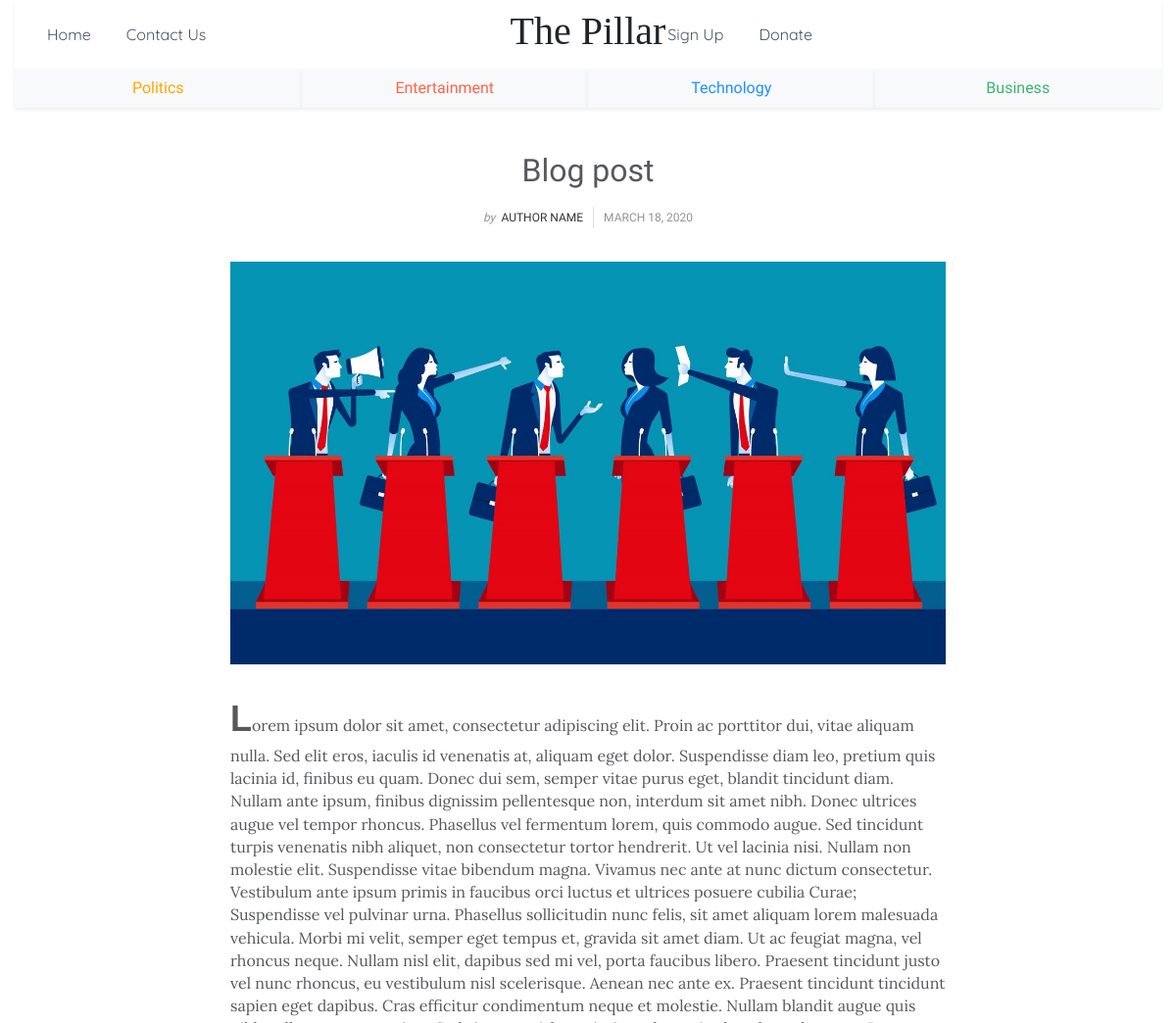
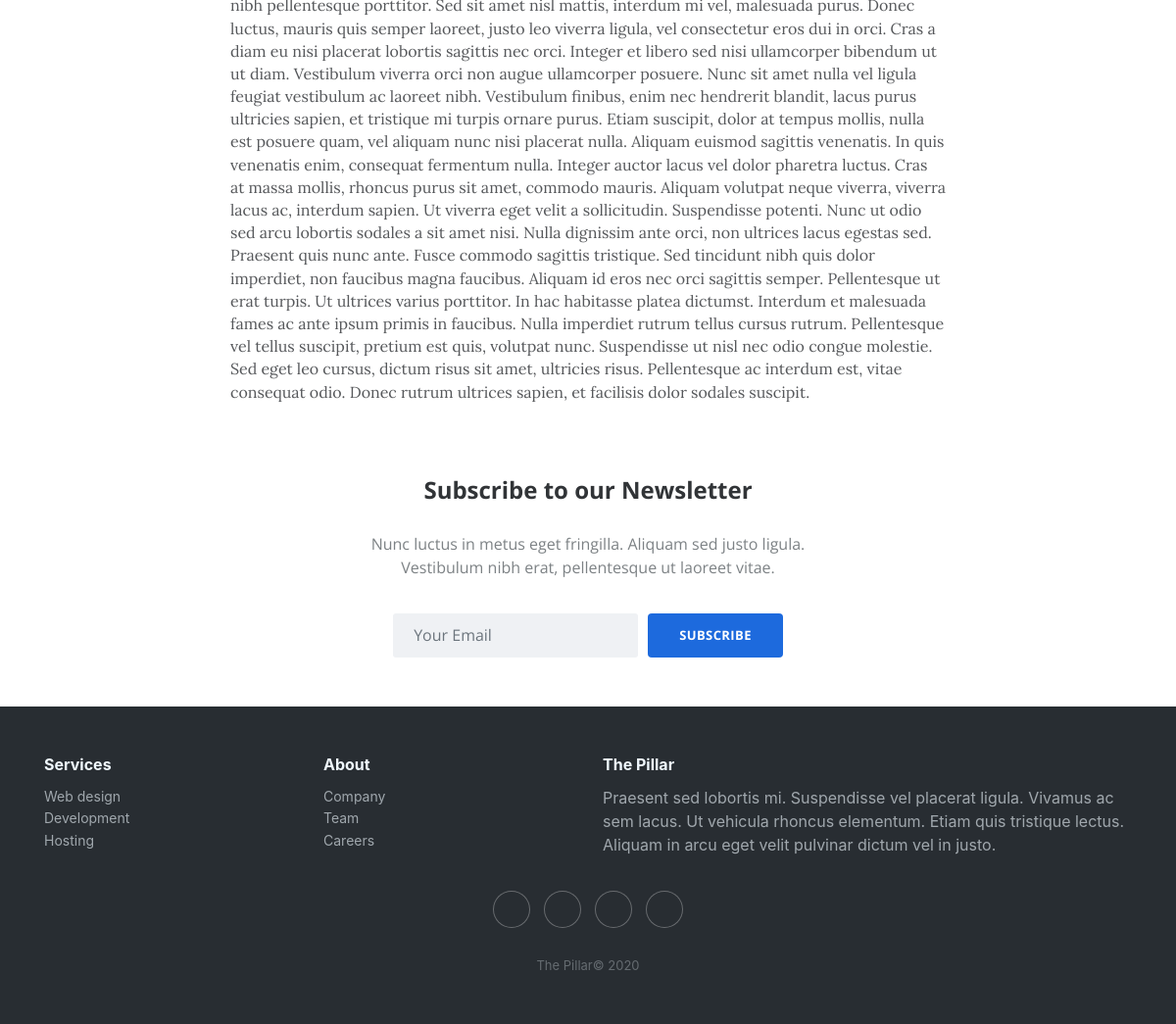
/posts/Blog post, run on the app's committed database (2 pictures, top to bottom).
### landingpage/models.py (models this page shows, shortened)
class BlogPost( models.Model ) :
    post_title = models.CharField( verbose_name='Title', max_length=200, default="Blog post", primary_key=True )
    post_desc = models.TextField( verbose_name='Description', max_length=100 )
    post_text = models.TextField( verbose_name='Story')
    post_date = models.DateField( verbose_name='Date published' )
    post_img = models.ImageField( verbose_name='Thumbnail',null=True )
    post_tag = models.CharField( verbose_name='Tag',max_length=20, choices=tag_choices, default=GENERAL )
    custom_tag = models.ManyToManyField(CustomTag)
    featured = models.BooleanField( default=False )

### landingpage/views.py (the view)
# urls.py: path('posts/<post_title>',views.post,name='post'),
def post(request, post_title):
    post_title=post_title.replace('_',' ')
    blog=BlogPost.objects.get(post_title=post_title)
    context={
        'blog': blog,
    }
    return render( request, 'landingpage/newpost.html', context )

### landingpage/templates/landingpage/newpost.html (shortened to what this page needs)
<!DOCTYPE html>
<html>
<head>
    <link rel="stylesheet" href="https://cdnjs.cloudflare.com/ajax/libs/twitter-bootstrap/4.4.1/css/bootstrap.min.css">
    <link rel="stylesheet" href="https://cdnjs.cloudflare.com/ajax/libs/ionicons/2.0.1/css/ionicons.min.css">
    {% load static %}
    <link rel="stylesheet" href="{% static 'landingpage/css/post.min.css' %}">
</head>
<body>
    <div class="container-fluid" style="/*background-color: #000000;*/">
        <nav class="navbar navbar-light navbar-expand-md shadow-sm navigation-clean-search" style="background-color: rgba(255,255,255,0);/*z-index: -1;*/opacity: 1;width: 100%;padding: 15px;padding-right: 0px;padding-left: 0px;margin: 0px;">
            <div class="container-fluid">
                <div
                    class="collapse navbar-collapse" id="navcol-1">
                    <ul class="nav navbar-nav" style="font-family: Quicksand, sans-serif;">
                        <li class="nav-item d-flex" role="presentation"><a class="nav-link" href="{% url 'index' %}">Home</a></li>
                        <li class="nav-item" role="presentation"><a class="nav-link" href="{% url 'contact' %}">Contact Us</a></li>
                    </ul>
                    <ul class="nav navbar-nav ml-auto" style="font-family: Quicksand, sans-serif;">
                        <li class="nav-item" role="presentation"><a class="nav-link" href="#" data-toggle="modal" data-target="#subscribe">Sign Up</a></li>
                        <li class="nav-item" role="presentation"><a class="nav-link" href="{% url 'donate' %}">Donate</a></li>
                    </ul>
                    <form class="form-inline" action="/search" style="margin: 0px;margin-left: 0px;width: 323px;padding-left: 20px;">
                        <div class="form-group" style="width: 323px;"><label for="search-field"><i class="icon ion-search" style="padding: 0px;width: 25px;height: 40px;font-size: 30px;"></i></label><input class="form-control search-field" type="search" id="search-field" name="search" style="width: 182px;"></div>
                    </form>
            </div>
    </div>
    </nav>
    <div class="row" style="position: absolute;width: 100%;top: 0;z-index: -1;">
        <div class="col">
            <h1 class="text-center" style="/*position: absolute;*/font-family: 'Playfair Display', serif;font-size: 40px;padding: 10px;padding-top: 8px;">The Pillar</h1>
        </div>
    </div>
    <div class="row row-cols-2">
        <div class="col" style="padding-left: 15px;padding-right: 0px;">
            <ul class="nav nav-justified d-sm-block d-lg-flex" style="font-family: Adamina, serif;">
                <li class="nav-item"><a class="nav-link text-center bg-light border-light shadow-sm" href="{% url 'section' 'Politics' %}" style="color: orange;font-family: Adamina, serif;">Politics</a></li>
                <li class="nav-item shadow-sm"><a class="nav-link bg-light" href="{% url 'section' 'Entertainment' %}" style="color: tomato;">Entertainment</a></li>
            </ul>
        </div>
        <div class="col" style="padding-left: 0px;padding-right: 15px;">
            <ul class="nav nav-justified">
                <li class="nav-item shadow-sm"><a class="nav-link bg-light" href="{% url 'section' 'Technology' %}" style="color: dodgerblue;font-family: Adamina, serif;">Technology</a></li>
                <li class="nav-item shadow-sm"><a class="nav-link bg-light" href="{% url 'section' 'Business' %}" style="color: mediumseagreen;font-family: Adamina, serif;">Business</a></li>
            </ul>
        </div>
    </div>
    </div>
    <div class="article-clean" style="background-color: #ffffff;">
        <div class="container" style="background-color: rgba(255,255,255,0);">
            <div class="row">
                <div class="col-lg-10 col-xl-8 offset-lg-1 offset-xl-2">
                    <div class="intro">
                        <h1 class="text-center" style="font-family: Adamina, serif;">{{ blog.post_title }}</h1>
                        <p class="text-center"><span class="by" style="font-family: Adamina, serif;">by</span> <a href="#" style="font-family: Adamina, serif;">Author Name</a><span class="date" style="font-family: Adamina, serif;">{{ blog.post_date }}</span></p>
                        <img class="img-fluid" src="{{ blog.post_img.url }}"></div>
                    <div class="text">
                        {{ blog.post_text|safe }}
                    </div>
                </div>
            </div>
        </div>
    </div>
    <div class="newsletter-subscribe">
        <div class="container">
            <div class="intro">
                <h2 class="text-center" style="font-family: 'Open Sans', sans-serif;">Subscribe to our Newsletter</h2>
                <p class="text-center" style="font-family: 'Open Sans', sans-serif;">Nunc luctus in metus eget fringilla. Aliquam sed justo ligula. Vestibulum nibh erat, pellentesque ut laoreet vitae. </p>
            </div>
            <form class="form-inline" enctype="multipart/form-data" method="post" action="/newsletter/litera/subscribe/">
                <div class="form-group"><input class="form-control" type="email" name="email_field" id="id_email_field" placeholder="Your Email" style="font-family: 'Open Sans', sans-serif;"></div>
                <div class="form-group"><button id="id_submit" class="btn btn-primary" type="submit" value="Subscribe" style="font-family: 'Open Sans', sans-serif;">Subscribe </button></div>
            </form>
        </div>
    </div>
    <div class="footer-dark">
        <footer>
            <div class="container">
                <div class="row">
                    <div class="col-sm-6 col-md-3 item">
                        <h3>Services</h3>
                        <ul>
                            <li><a href="#">Web design</a></li>
                            <li><a href="#">Development</a></li>
                            <li><a href="#">Hosting</a></li>
                        </ul>
                    </div>
                    <div class="col-sm-6 col-md-3 item">
                        <h3>About</h3>
                        <ul>
                            <li><a href="#">Company</a></li>
                            <li><a href="#">Team</a></li>
                            <li><a href="#">Careers</a></li>
                        </ul>
                    </div>
                    <div class="col-md-6 item text">
                        <h3>The Pillar</h3>
                        <p>Praesent sed lobortis mi. Suspendisse vel placerat ligula. Vivamus ac sem lacus. Ut vehicula rhoncus elementum. Etiam quis tristique lectus. Aliquam in arcu eget velit pulvinar dictum vel in justo.</p>
                    </div>
                    <div class="col item social"><a href="#"></a><a href="#"></a><a href="#"></a><a href="#"></a></div>
                </div>
                <p class="copyright">The Pillar© 2020</p>
            </div>
        </footer>
    </div>
</body>
</html>

### data on the page
BlogPost: post_title "Blog post", post_date "MARCH 18, 2020", post_img (picture), post_text "L orem ipsum dolor sit amet, consectetur adipi scing elit. Proin ac porttitor dui, vitae aliquam nulla. Sed elit eros, iaculis id venenatis at, aliquam eget dolor. Suspendisse diam leo, pretium quis lacinia id, finibus eu quam. Donec dui sem, semper vitae purus eget, blandit tincidunt diam. Nullam ante ipsum, finibus dignissim pellentesque non, interdum sit amet nibh. Donec ultrices augue vel tempor rhoncus. Phasellus vel fermentum lorem, quis commodo augue. Sed tincidunt turpis venenatis nibh aliquet, non consectetur tortor hendrerit. Ut vel lacinia nisi. Nullam non molestie elit. Suspendisse vitae bibendum magna. Vivamus nec ante at nunc dictum consectetur. Vestibulum ante ipsum primis in…"
